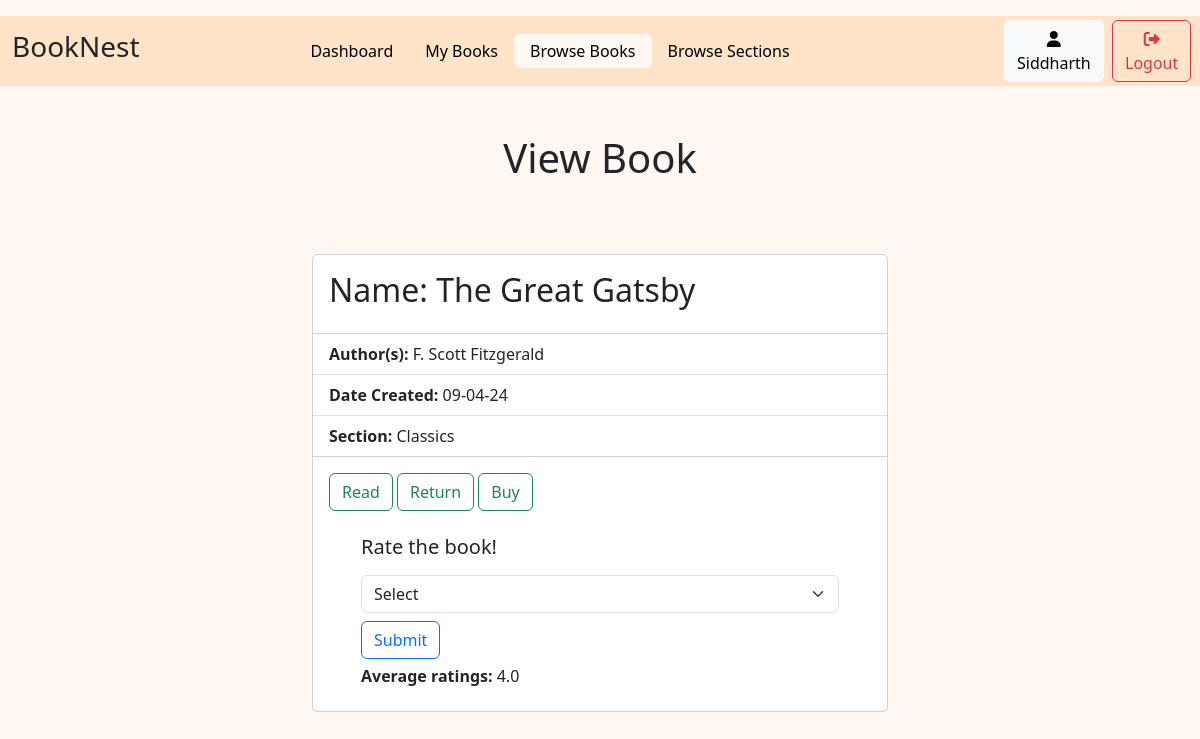
The app's page /view_book/1 (signed in) with its own data.
### models.py (models this page shows)
class user(db.Model):
    user_id = db.Column(db.Integer, autoincrement=True, primary_key=True)
    username = db.Column(db.String(), unique=True)
    email = db.Column(db.String, unique=True)
    date_created = db.Column(db.DateTime, default=datetime.datetime.now)
    passhash = db.Column(db.String(256))
    is_admin=db.Column(db.Boolean, default=False)

class book(db.Model):
    book_id = db.Column(db.Integer, primary_key=True, autoincrement=True)
    name = db.Column(db.String)
    content = db.Column(db.String)
    date_created = db.Column(db.DateTime, default=datetime.datetime.now)
    authors = db.Column(db.String)
    section_id=db.Column(db.Integer, db.ForeignKey('section.section_id'))

class section(db.Model):
    section_id = db.Column(db.Integer, primary_key=True, autoincrement=True)
    name = db.Column(db.String)
    date_created = db.Column(db.DateTime, default=datetime.datetime.now)
    description = db.Column(db.String)
    books=db.relationship('book', backref='sections', lazy=True, cascade='all, delete-orphan')

### routes.py (the view)
@app.route('/view_book/<int:id>')
@auth_required
def view_book_user(id):
    User=user.query.get(session['user_id'])
    Book=book.query.get(id)
    rating= db.session.query(func.avg(ratings.rate)).filter(ratings.book_id == id).scalar()
    status=requests.query.filter_by(user_id=session['user_id'], book_id=id).order_by(requests.request_date.desc()).first()
    return render_template('viewBook.html', Book=Book, status=status, User=User, active='browseBooks', rating=rating)

### routes.py (called while the page is built)
def auth_required(func):
    @wraps(func)
    def inner(*args, **kwargs):
        if 'user_id' in session:
            return func(*args, **kwargs)
        else:
            flash('Please login to proceed')
            return redirect(url_for('login'))
    return inner

### templates/viewBook.html (shortened to what this page needs)
{% extends 'layout.html' %}
{% block content %}
{% include 'Navbar.html' %}
<div class="d-flex pt-5 pb-3 justify-content-center">
    <h1 class="text-center">View Book</h1>
</div>
<div class="d-flex pt-5 justify-content-center">
    <div class="card" style="width: 36rem;">
        <div class="card-body">
            <h2 class="card-title">Name: {{Book.name}}</h2>
        </div>
        <ul class="list-group list-group-flush">
            <li class="list-group-item"><b>Author(s): </b>{{Book.authors}}</li>
            <li class="list-group-item"><b>Date Created: </b>{{Book.date_created.strftime('%d-%m-%y')}}</li>
            <li class="list-group-item"><b>Section: </b>{{Book.sections.name}}</li>
        </ul>
        <div class="card-body">
            {% if status is none or status.status=='returned' or status.status=='rejected' or status.status=='bought'%}
                <a href="{{ url_for('request_book', id=Book.book_id) }}" class="btn btn-outline-primary ">Request</a>
            {% elif status.status=='pending' %}
                <a class="btn btn-outline-warning ">Pending</a>
            {% elif status.status=='approved' %}
                <a href="{{ url_for('read_book', id=Book.book_id) }}" class="btn btn-outline-success ">Read</a>
                <a href="{{ url_for('return_book', id=Book.book_id) }}" class="btn btn-outline-success ">Return</a>
            {% endif %}
            <a href="{{url_for('buy_book', id=Book.book_id)}}" class="btn btn-outline-success ">Buy</a>
        </div>
        <form class="container px-5 pb-3" method="post">
            <div class="py-2">
                <h5>Rate the book!</h5>
            </div>
            <select name="rate" class="form-select">
                <option selected>Select</option>
            </select>
            <div class="py-2"><button type="submit" class="btn btn-outline-primary">Submit</button></div>
            <h6><b>Average ratings: </b>{{rating}}</h5>
        </form>
    </div>
</div>
{% endblock %}

### templates/navbar.html
<div class="container-fluid" style="background-color: #FFE4C9;">
    <div class="row mt-3 justify-content-between " >
        <div class="col-1 align-self-center">
            <h3>BookNest</h3>
        </div>
        <div class="col-9 align-self-center">
            <ul class="nav justify-content-center nav-pills ">
                <li class="nav-item">
                    <a class="{% if active=='Dashboard' %}nav-link active{% else %}nav-link{%endif %}" href="{{url_for('user_dashboard', id=User.user_id)}}">Dashboard</a>
                </li>
                <li class="nav-item">
                    <a class="{% if active=='myBook' %}nav-link active{% else %}nav-link{%endif %}" href="{{url_for('myBook', id=User.user_id)}}">My Books</a>
                </li>
                <li class="nav-item">
                    <a class="{% if active=='browseBooks' %}nav-link active{% else %}nav-link{%endif %}" href="{{url_for('browseBooks')}}">Browse Books</a>
                </li>
                <li class="nav-item">
                    <a class="{% if active=='browseSections' %}nav-link active{% else %}nav-link{%endif %}" href="{{url_for('browseSections')}}">Browse Sections</a>
                </li>
            </ul>
        </div>
        <div class="col-1 align-self-center p-1">
            <a class="btn btn-light" href="{{url_for('profile',id=User.user_id)}}">
                <i class="fa-solid fa-user"></i> {{User.username}}
            </a>
        </div>
        <div class="col-1 align-self-center">
            <a class="btn btn-outline-danger" href="{{url_for('logout')}}">
                <i class="fa-solid fa-right-from-bracket"></i>Logout
            </a>
        </div>
    </div>
</div>

### Static/style.css (style rules this page uses)
.nav-pills .nav-link.active { color: black; background-color: #FFF7F1; }
.nav-pills .nav-link { color: black; }
.nav>li>a { padding-top: 5px; padding-bottom: 5px; }
body { background-color: #FFF7F1; }

### records on screen
user: username "Siddharth"
book: name "The Great Gatsby", authors "F. Scott Fitzgerald", date_created "09-04-24"
section: sections.name "Classics"

### other values on screen
{{ rating }} "4.0"
